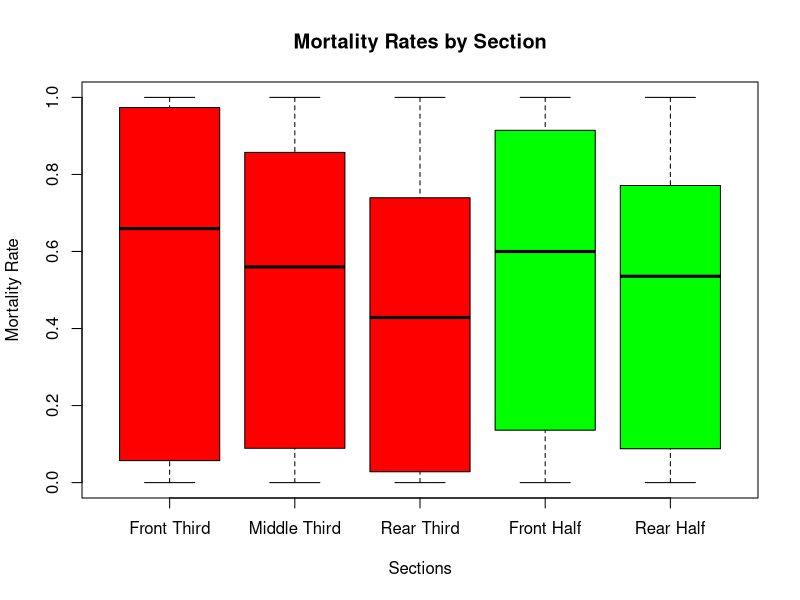
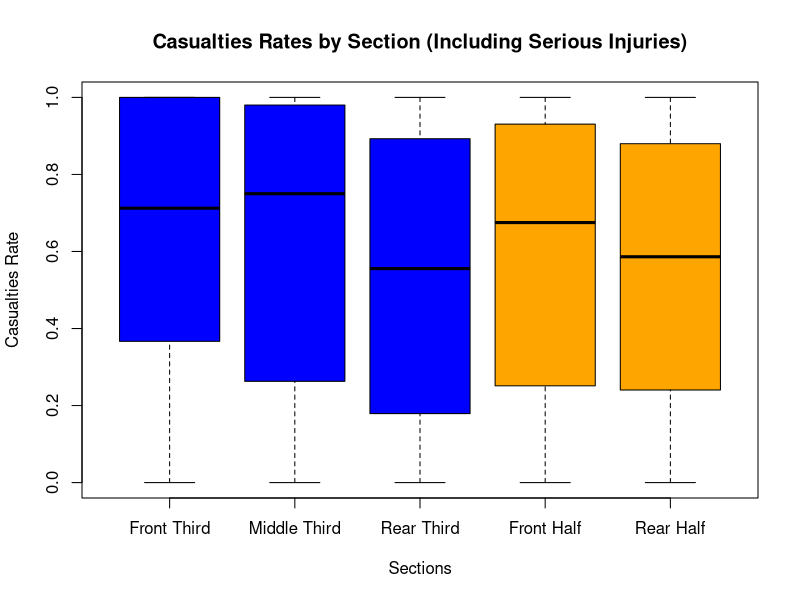
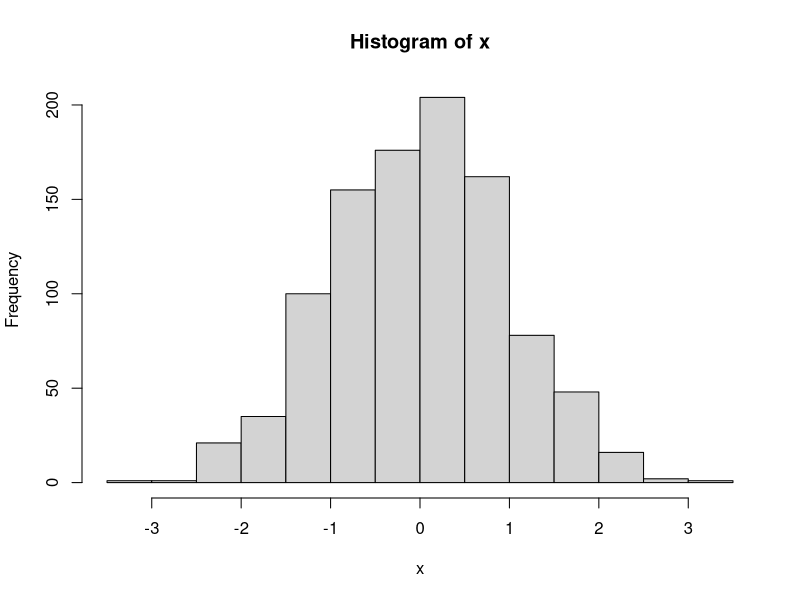

R code for these plots, in order:
## ---- chunk 1
knitr::opts_chunk$set(echo = TRUE)
## ---- chunk 2

data <- read.csv("Aerei_Final.csv")

str(data)
summary(data)
#> data <- read.csv("Aerei_Final.csv")
#> 
#> str(data)
#'data.frame':   47 obs. of  21 variables:
# $ NumVolo         : int  6 28 92 120 123 129 140 148 191 204 ...
# $ X1.terzo.lievi  : int  17 36 0 0 0 4 0 0 0 3 ...
# $ X1.terzo.gravi  : int  2 0 11 0 0 0 0 0 0 0 ...
# $ X1.terzo.morti  : int  15 0 22 0 136 14 18 16 55 33 ...
# $ X2.terzo.lievi  : int  1 30 4 5 0 5 7 1 0 25 ...
# $ X2.terzo.gravi  : int  15 0 30 0 0 0 0 0 8 0 ...
# $ X2.terzo.morti  : int  64 16 13 8 214 60 139 34 51 1 ...
# $ X3.terzo.lievi  : int  26 10 0 5 36 24 0 8 10 29 ...
# $ X3.terzo.gravi  : int  17 0 27 0 0 0 0 0 7 0 ...
# $ X2.terzo.morti.1: int  0 36 11 21 109 43 91 30 16 0 ...
# $ X1.meta.lievi   : int  17 56 32 3 0 7 7 1 0 7 ...
# $ X1.meta.gravi   : int  3 0 0 0 0 0 0 0 1 0 ...
# $ X1.meta.morti   : int  41 8 34 6 226 23 95 36 79 35 ...
# $ X2.meta.lievi   : int  26 20 39 7 4 26 0 7 10 46 ...
# $ X2.meta.gravi   : int  31 0 0 0 0 0 0 0 14 0 ...
# $ X2.meta.morti   : int  34 44 13 23 225 90 145 46 48 0 ...
# $ fonte           : chr  "W" "W" "W" "W" ...
# $ PhaseOfFlight   : chr  "Takeoff" "Takeoff" "Landing" "Landing" ...
# $ Time            : chr  "Night" "Day" "Night" "Day" ...
# $ Place           : chr  "Airport " "Outside" "Outside" "Airport " ...
# $ HasFire         : chr  "Fire" "Fire" "Fire" "Fire" ...
#> summary(data)
#    NumVolo     X1.terzo.lievi   X1.terzo.gravi   X1.terzo.morti  
# Min.   :   6   Min.   :  0.00   Min.   : 0.000   Min.   :  0.00  
# 1st Qu.: 227   1st Qu.:  0.00   1st Qu.: 0.000   1st Qu.:  1.50  
# Median : 812   Median :  4.00   Median : 0.000   Median : 11.00  
# Mean   :1591   Mean   : 12.87   Mean   : 2.553   Mean   : 16.15  
# 3rd Qu.:1603   3rd Qu.: 17.00   3rd Qu.: 4.000   3rd Qu.: 19.00  
# Max.   :9642   Max.   :141.00   Max.   :16.000   Max.   :136.00  
# X2.terzo.lievi   X2.terzo.gravi   X2.terzo.morti   X3.terzo.lievi 
# Min.   :  0.00   Min.   : 0.000   Min.   :  0.00   Min.   :  0.0  
# 1st Qu.:  1.00   1st Qu.: 0.000   1st Qu.:  2.00   1st Qu.:  3.0  
# Median :  7.00   Median : 2.000   Median : 12.00   Median : 10.0  
# Mean   : 22.11   Mean   : 4.638   Mean   : 28.62   Mean   : 20.4  
# 3rd Qu.: 26.50   3rd Qu.: 8.000   3rd Qu.: 31.00   3rd Qu.: 27.0  
# Max.   :174.00   Max.   :30.000   Max.   :214.00   Max.   :142.0  
# X3.terzo.gravi   X2.terzo.morti.1 X1.meta.lievi    X1.meta.gravi  
# Min.   : 0.000   Min.   :  0.00   Min.   :  0.00   Min.   : 0.00  
# 1st Qu.: 0.000   1st Qu.:  1.50   1st Qu.:  1.50   1st Qu.: 0.00  
# Median : 0.000   Median :  8.00   Median : 11.00   Median : 0.00  
# Mean   : 3.872   Mean   : 19.83   Mean   : 29.23   Mean   : 4.34  
# 3rd Qu.: 4.500   3rd Qu.: 24.50   3rd Qu.: 40.50   3rd Qu.: 7.00  
# Max.   :27.000   Max.   :113.00   Max.   :221.00   Max.   :34.00  
# X1.meta.morti    X2.meta.lievi    X2.meta.gravi    X2.meta.morti   
# Min.   :  0.00   Min.   :  0.00   Min.   : 0.000   Min.   :  0.00  
# 1st Qu.:  5.00   1st Qu.:  6.50   1st Qu.: 0.000   1st Qu.:  3.50  
# Median : 20.00   Median : 14.00   Median : 0.000   Median : 15.00  
# Mean   : 28.57   Mean   : 28.98   Mean   : 5.234   Mean   : 36.53  
# 3rd Qu.: 35.00   3rd Qu.: 37.50   3rd Qu.: 7.500   3rd Qu.: 45.00  
# Max.   :226.00   Max.   :184.00   Max.   :31.000   Max.   :225.00  
#    fonte           PhaseOfFlight          Time              Place          
# Length:47          Length:47          Length:47          Length:47         
# Class :character   Class :character   Class :character   Class :character  
# Mode  :character   Mode  :character   Mode  :character   Mode  :character  
                                                                            
                    
## ---- chunk 3
# add a colum of # of seat for each airplain section

data$X1.third.total <- data$X1.terzo.lievi + data$X1.terzo.gravi + data$X1.terzo.morti
data$X2.third.total <- data$X2.terzo.lievi + data$X2.terzo.gravi + data$X2.terzo.morti
data$X3.third.total <- data$X3.terzo.lievi + data$X3.terzo.gravi + data$X3.terzo.morti
data$X1.half.total <- data$X1.meta.lievi + data$X1.meta.gravi + data$X1.meta.morti
data$X2.half.total <- data$X2.meta.lievi + data$X2.meta.gravi + data$X2.meta.morti

# now make a colum of mortality rate for each section

data$X1.third.mortality.rate <- data$X1.terzo.morti / data$X1.third.total
data$X2.third.mortality.rate <- data$X2.terzo.morti / data$X2.third.total
data$X3.third.mortality.rate <- data$X3.terzo.morti / data$X3.third.total
data$X1.half.mortality.rate <- data$X1.meta.morti / data$X1.half.total
data$X2.half.mortality.rate <- data$X2.meta.morti / data$X2.half.total



head(data)

## ---- chunk 4
## Plot mortality rates as scatter plots for each section
## they must be separated on the x axis by group

boxplot(data$X1.third.mortality.rate, 
  data$X2.third.mortality.rate, 
  data$X3.third.mortality.rate, 
  data$X1.half.mortality.rate, 
  data$X2.half.mortality.rate, 
  names = c("Front Third", "Middle Third", "Rear Third", "Front Half", "Rear Half"),
  main = "Mortality Rates by Section",
  ylab = "Mortality Rate",
  xlab = "Sections",
  col = c("red", "red", "red", "green", "green"))

## ---- chunk 5
# Perform ANOVA to test if there are significant differences in mortality rates between sections (only  thirds)
mortality_data <- data.frame(
  Section = rep(c("Front Third", "Middle Third", "Rear Third"), each = nrow(data)),
  MortalityRate = c(data$X1.third.mortality.rate, data$X2.third.mortality.rate, data$X3.third.mortality.rate)
)
anova_result <- aov(MortalityRate ~ Section, data = mortality_data)
summary(anova_result)

#half sections
mortality_data_half <- data.frame(
  Section = rep(c("Front Half", "Rear Half"), each = nrow(data)),
  MortalityRate = c(data$X1.half.mortality.rate, data$X2.half.mortality.rate)
)
anova_result_half <- aov(MortalityRate ~ Section, data = mortality_data_half)
summary(anova_result_half)


#try using non-parametric test if ANOVA assumptions are not met
kruskal_result <- kruskal.test(MortalityRate ~ Section, data = mortality_data)
kruskal_result_half <- kruskal.test(MortalityRate ~ Section, data = mortality_data_half)
kruskal_result
kruskal_result_half

## ---- chunk 6
# now we do the same thing but considering the "gravi" as casualties too

data$X1.casualties_rate_new <- (data$X1.terzo.morti + data$X1.terzo.gravi) / data$X1.third.total
data$X2.casualties_rate_new <- (data$X2.terzo.morti + data$X2.terzo.gravi) / data$X2.third.total
data$X3.casualties_rate_new <- (data$X3.terzo.morti + data$X3.terzo.gravi) / data$X3.third.total
data$X1.half.casualties_rate_new <- (data$X1.meta.morti + data$X1.meta.gravi) / data$X1.half.total
data$X2.half.casualties_rate_new <- (data$X2.meta.morti + data$X2.meta.gravi) / data$X2.half.total

head(data)


# Plot new casualties rates as scatter plots for each section
boxplot(data$X1.casualties_rate_new, 
  data$X2.casualties_rate_new, 
  data$X3.casualties_rate_new, 
  data$X1.half.casualties_rate_new, 
  data$X2.half.casualties_rate_new, 
  names = c("Front Third", "Middle Third", "Rear Third", "Front Half", "Rear Half"),
  main = "Casualties Rates by Section (Including Serious Injuries)",
  ylab = "Casualties Rate",
  xlab = "Sections",
  col = c("blue", "blue", "blue", "orange", "orange"))  

## ---- chunk 7
# Perform ANOVA to test if there are significant differences in casualties rates between sections (only thirds)
casualties_data <- data.frame(
  Section = rep(c("Front Third", "Middle Third", "Rear Third"), each = nrow(data)),
  CasualtiesRate = c(data$X1.casualties_rate_new, data$X2.casualties_rate_new, data$X3.casualties_rate_new) 
)
anova_casualties_result <- aov(CasualtiesRate ~ Section, data = casualties_data)
summary(anova_casualties_result)

#half sections
casualties_data_half <- data.frame(
  Section = rep(c("Front Half", "Rear Half"), each = nrow(data)),
  CasualtiesRate = c(data$X1.half.casualties_rate_new, data$X2.half.casualties_rate_new) 
)
anova_casualties_result_half <- aov(CasualtiesRate ~ Section, data = casualties_data_half)
summary(anova_casualties_result_half) 

#try using non-parametric test if ANOVA assumptions are not met
kruskal_casualties_result <- kruskal.test(CasualtiesRate ~ Section, data = casualties_data)
kruskal_casualties_result_half <- kruskal.test(CasualtiesRate ~ Section, data = casualties_data_half)
kruskal_casualties_result
kruskal_casualties_result_half



## ---- chunk 8
x <- rnorm(1000)
hist(x)
